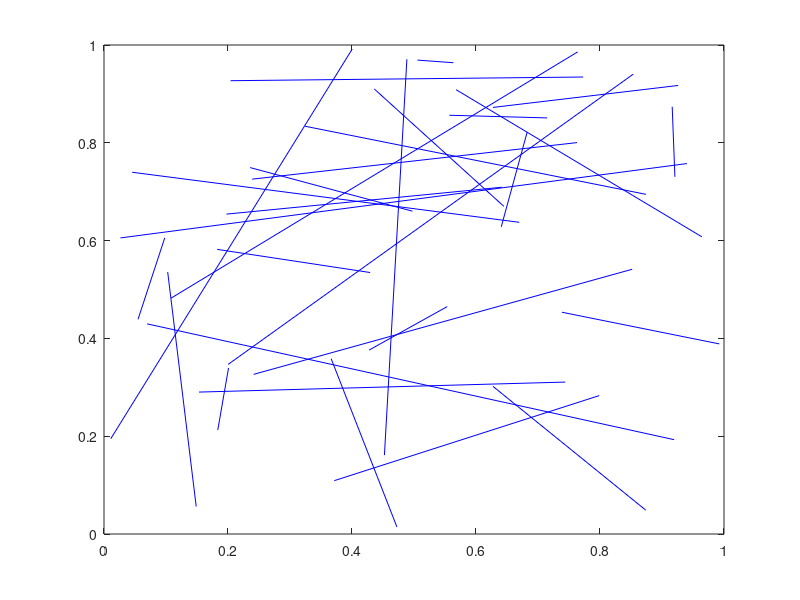

This figure's MATLAB source: (Note: this script raises an error after producing the figure.)
N = 30; 
pts_1 = rand(2,N);
pts_2 = rand(2,N);
figure('Name','Display segments ans their intersections');
plot([pts_1(1,:);pts_2(1,:)],[pts_1(2,:);pts_2(2,:)],'-b');
hold on;
for i = 1:(N-1)
	for j = i:N
		[pt] = seg_inter([pts_1(:,i),pts_2(:,i)],[pts_1(:,j),pts_2(:,j)]);
		if length(pt)>1
			plot(pt(1),pt(2),'+r');
		end
	end
end
